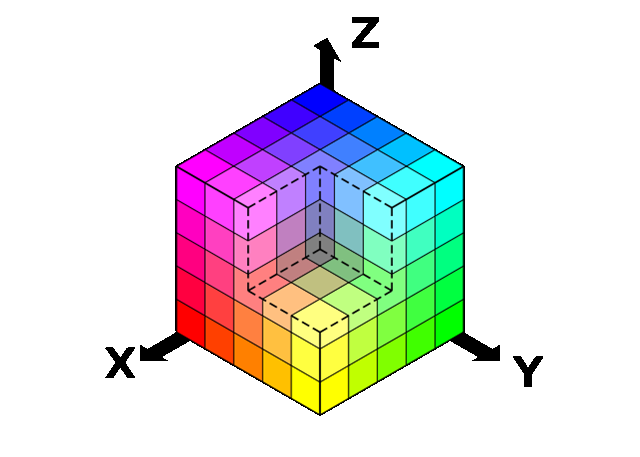
#> input picture Lite/2019_Summer/03. CV intro [17.07.2019]/less_01/img/RGB_cube.png, 640 x 457 px; the run also reads 1 picture not shown here
$ jupyter execute Lecture_1.ipynb   (shell and % lines are left out)
#> lines starting #> are read from the running program, lines starting #| are printed output that depends on the picture; after the words box and inside, x2 and y2 are one past the last pixel; in counts of white or black regions, pixels touching at a corner belong together
# Лекция №1

# Работа с растровыми изображенями
**Растровое изображение** $-$ изображение, представляющее собой сетку пикселей — цветных точек.
Важными характеристиками изображения являются: размер, глубина цвета и цветовое пространство.

Самый распространённый способ выделить объект $-$ это цвет.

**Цвет** $-$ это свойство тел отражать или испускать видимое излучение определенного спектрального состава и интенсивности.

Трихроматическая теория (сетчатка глаза имеет 3 вида рецепторов света, ответственных за цветное зрение) полагает, что достаточно всего трёх чисел, чтобы описать цвет (красный, синий, зелёный). Т.е. используя три значения **R, G, B**

Цветовые пространства бывают линейные и нелинейные.
К линейным относится **RGB**. Изучим его подробней.

[cell 1]
import cv2
import numpy as np
import matplotlib.pyplot as plt

## отображение графиков в ноутбуке

[cell 2]
## считаем изображение
img  = cv2.imread('img/RGB_cube.png')
#> img is the input picture: shape (457, 640, 3); mean B, G, R 224.5, 224.4, 224.4

[cell 3]
## посмотрим, какой тип объекта
type(img)

[cell 4]
## размерность
img.shape

[cell 5]
## преобразуем RGB в BGR для корректного отображения
## это необходимо из-за особенностей matplotlib
img_plt = cv2.cvtColor(img.copy(), cv2.COLOR_BGR2RGB)

## отобразим объект
plt.imshow(img);

## Grayscale

**Grayscale** $-$ цветовой режим изображений, которые отображаются в оттенках серого цвета, размещённые в виде таблицы в качестве эталонов яркости белого цвета.

В компьютерном представлении широко распространённая серая шкала использует на каждый пиксел изображения один байт ($8$ бит) информации. Такая шкала передаёт $256$ оттенков (градаций) серого цвета, или яркости (значение $0$ представляет чёрный цвет, а значение $255$ $-$ белый).

Преобразование цветного изображения в оттенки серого из **RGB** пересчитывают по формуле:

\begin{align}
\ Y' & = 0.2126R + 0.7152G + 0.0722B \\
\end{align}

В **OpenCV_** сменить цветовой режим изображения можно с помощью функции **cv2.cvtColor(img, code)**

* **img** $-$ исходное изображение
* **code** $-$ кодировка для смены цвета.

Все кодировки есть в [документации](https://docs.opencv.org/3.4/d8/d01/group__imgproc__color__conversions.html#ga397ae87e1288a81d2363b61574eb8cab). В рамках занятий мы рассмотрим лишь их часть.

[cell 6]
## создадим grayscale изображение с помощью openCV
gray = cv2.cvtColor(img.copy(), cv2.COLOR_RGB2GRAY)
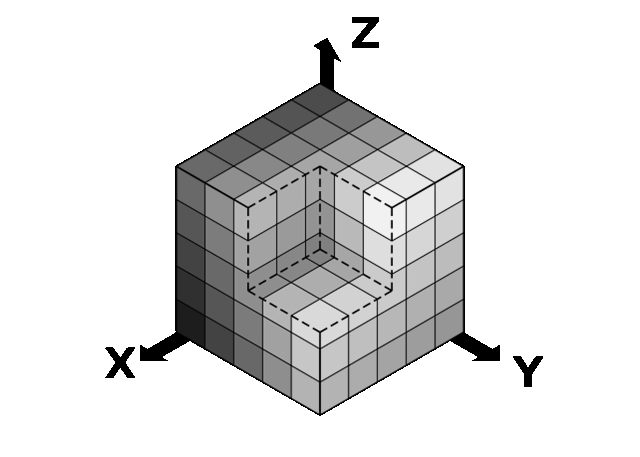
#> gray: shape (457, 640); min 0, max 255, mean 224.4

[cell 7]
## поглядим, что получили
fig, m_axs = plt.subplots(1, 2, figsize = (12, 8))
ax1, ax2 = m_axs

ax1.set_title('RGB изображение', fontsize=15)
ax1.imshow(img_plt)
ax2.set_title('Grayscale изображение', fontsize=15)
ax2.imshow(gray, cmap='gray');
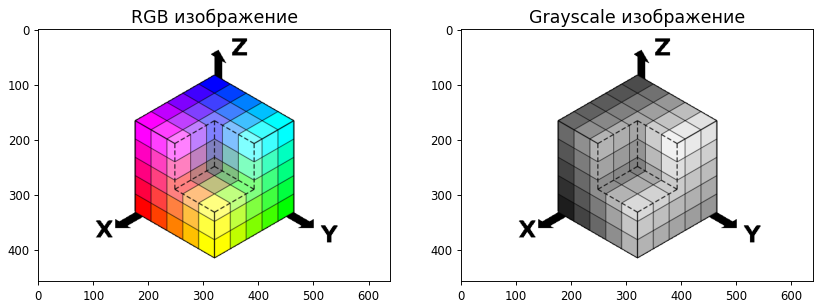
#> figure drawn by matplotlib, 2 panels

### Поиграемся с каналами
Выделим каналы изображения. Они представимы как массивы чисел, поэтому не составит труда их разделить из исходного изобрадения. Посмоторим на картинку, где есть только красный, зеленый и синий.

[cell 8]
## не забываем про особенности Python
img_data = img.copy()

## R scale
r = img_data[:,:,2]
r[r != 255] = 0
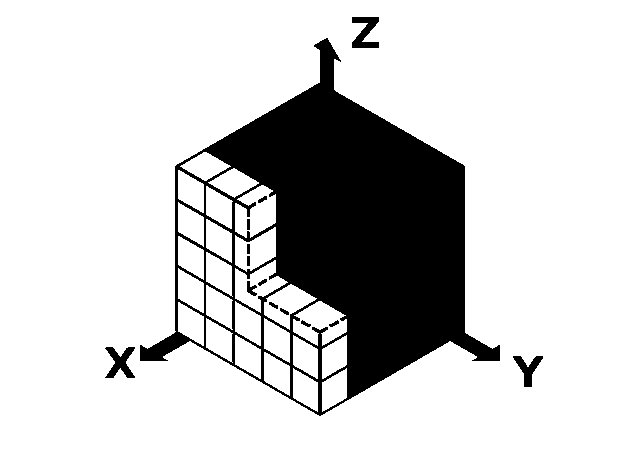
#> r: shape (457, 640); 81.5% white; 14 black regions, largest, box (x1, y1, x2, y2) and area: (140, 38, 500, 416) 52356, (352, 17, 379, 48) 494, (105, 347, 135, 378) 488
## G scale
g = img_data[:,:,1]
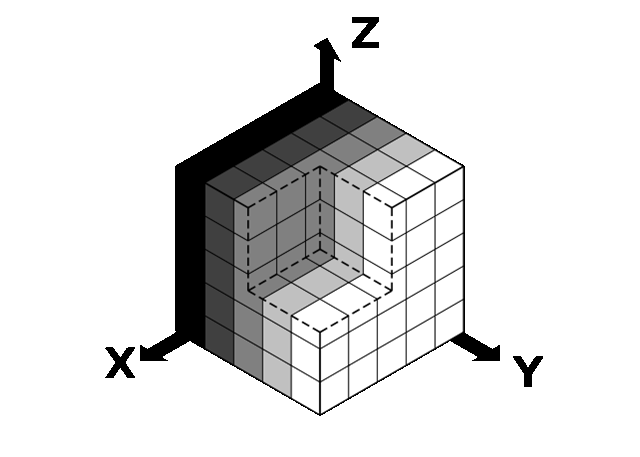
#> g: shape (457, 640); min 0, max 255, mean 224.4
g[g != 255] = 0
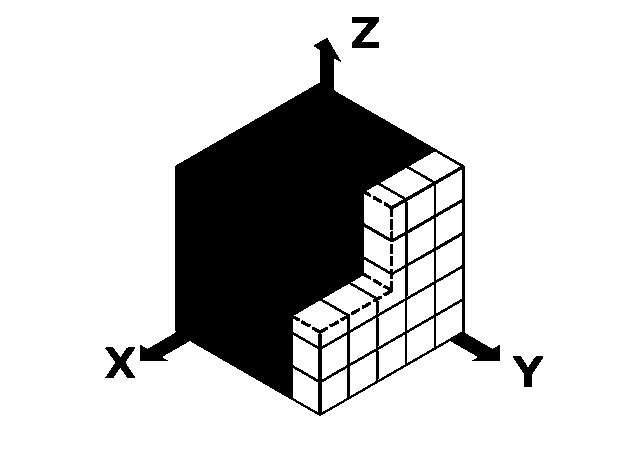
#> g: shape (457, 640); 81.5% white; 14 black regions, largest, box (x1, y1, x2, y2) and area: (140, 38, 500, 416) 52300, (352, 17, 379, 48) 494, (105, 347, 135, 378) 488
## B scale
b = img_data[:,:,0]
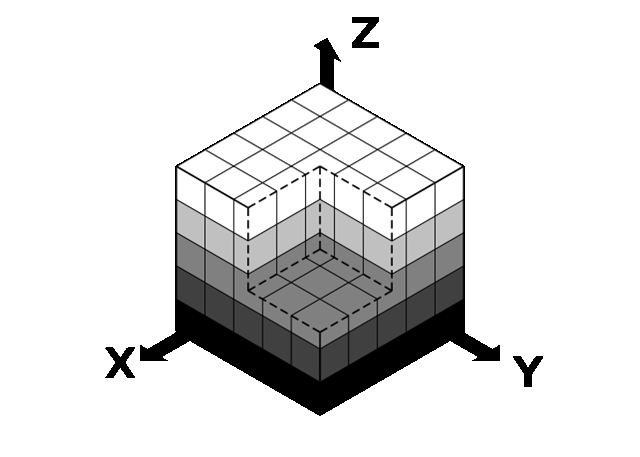
#> b: shape (457, 640); min 0, max 255, mean 224.5
b[b != 255] = 0
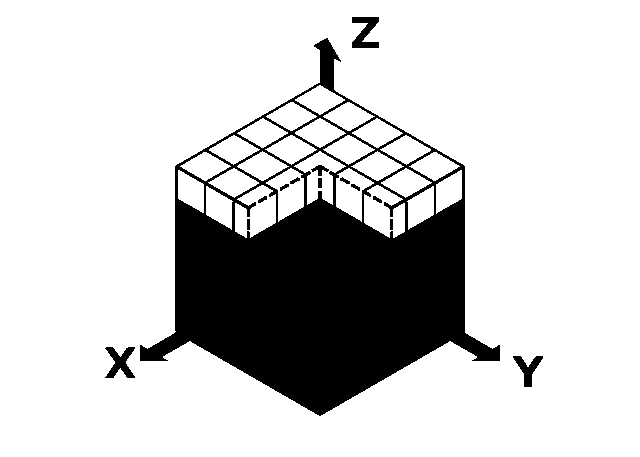
#> b: shape (457, 640); 81.5% white; 14 black regions, largest, box (x1, y1, x2, y2) and area: (140, 38, 500, 416) 52257, (352, 17, 379, 48) 494, (105, 347, 135, 378) 488

[cell 9]
## посмотрим на результат
fig, m_axs = plt.subplots(1, 4, figsize = (20, 9))
ax1, ax2, ax3, ax4 = m_axs

ax1.set_title('R канал', fontsize=15)
ax1.imshow(r, cmap='gray')
ax2.set_title('G канал', fontsize=15)
ax2.imshow(g, cmap='gray')
ax3.set_title('B канал', fontsize=15)
ax3.imshow(b, cmap='gray')
ax4.set_title('RGB', fontsize=15)
ax4.imshow(img_plt);

***Контрольные вопросы:***

1. Почему так получилось?

Давайте изменим конфигурацию каналов, чтобы посмотреть на изменения.

[cell 10]
## не забываем про особенности Python
img_data = img.copy()

## R scale
r = img_data[:,:,2]
r[r < 150] = 0
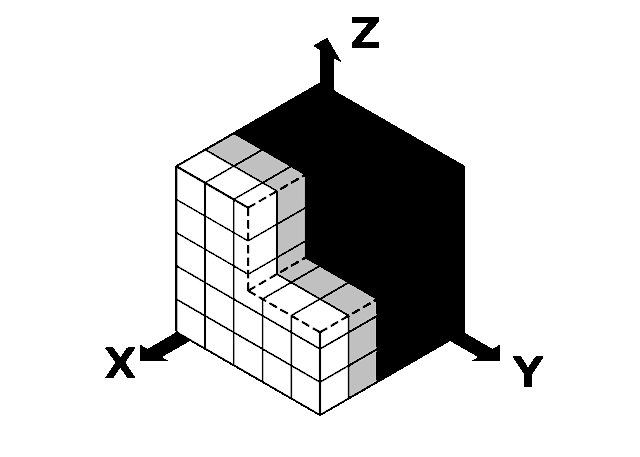
#> r: shape (457, 640); min 0, max 255, mean 215.2
## G scale
g = img_data[:,:,1]
g[g < 0] = 0
## B scale
b = img_data[:,:,0]
b[b < 0] = 0

[cell 11]
## посмотрим на результат
fig, m_axs = plt.subplots(1, 4, figsize = (20, 9))
ax1, ax2, ax3, ax4 = m_axs

ax1.set_title('R канал', fontsize=15)
ax1.imshow(r, cmap='gray')
ax2.set_title('G канал', fontsize=15)
ax2.imshow(g, cmap='gray')
ax3.set_title('B канал', fontsize=15)
ax3.imshow(b, cmap='gray')
ax4.set_title('RGB', fontsize=15)
ax4.imshow(img_plt);

### ***Контрольные вопросы:***

1. Какой вывод можно сделать из этих примеров?

2. Чем неудобна **RGB** кодировка цвета?

## Поиск по цвету

Бывают задачи, в которых отличительной особенностью предмета являтются его цветовые признаки. Рассмотрим пример:

Как мы можем в этом найти кота? Для начала мы можем оценить глазами, что цвет кота отличается от цвета окружения – он ярко рыжий и отлично виден в траве. Как мы можем выделить этот цвет в OpenCV? Для этого существует специальная функция **cv2.inRange()**, она принимает на вход изображение и диапазон цвета, который мы хотим выделить. **На выходе мы получаем черно-белое изображение**, где белым выделены пиксели, цвета которых попадали в диапазон а черным $-$ с цветом вне требуемого. Попробуем выделить на изображении кота:

[cell 12]
cat_img  = cv2.imread('img/cat.jpg')
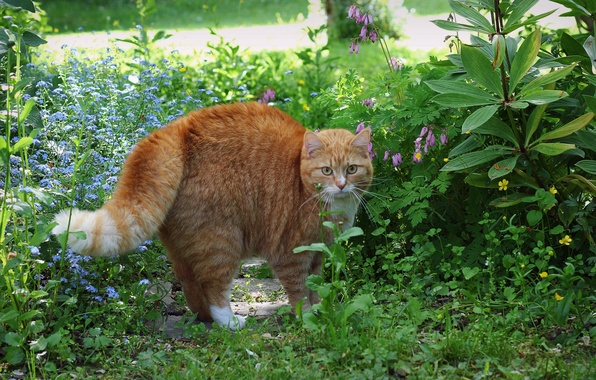
#> input picture Lite/2019_Summer/03. CV intro [17.07.2019]/less_01/img/cat.jpg, 596 x 380 px
#> cat_img is the input picture: shape (380, 596, 3); mean B, G, R 69.2, 112.2, 89.9

## значения цвета можно посмотреть в gimp или paint
pix = 256
low_red = (0.0*pix,0.11*pix,0.37*pix)
high_red = (0.35*pix,0.4*pix,0.99*pix)

"""
low_red = (17, 50, 110)
high_red = (101, 140, 180)
"""

cat_area = cv2.inRange(cat_img, low_red, high_red)
#> cat_area: shape (380, 596); 5.9% white; 445 white regions (420 under 20 px), largest, box (x1, y1, x2, y2) and area: (177, 106, 305, 255) 8390, (120, 138, 161, 205) 1478, (194, 219, 240, 253) 720

## посмотрим на результат
fig, m_axs = plt.subplots(1, 2, figsize = (12, 9))
ax1, ax2 = m_axs

ax1.set_title('Исходная картинка', fontsize=15)
cat_img_plt = cv2.cvtColor(cat_img.copy(), cv2.COLOR_RGB2BGR)
ax1.imshow(cat_img_plt, cmap='gray')
ax2.set_title('Только кот', fontsize=15)
ax2.imshow(cat_area, cmap='gray');

**Кот в RGB $-$ не кот. Выбираем цветовое пространство.**

С данным изображением мы уже можем работать, но что-то в нем не то. Кот выделен не целиком, и есть много лишних точек. На самом деле, мы научимся даже из такого получать много полезной информации, но в данный момент мы сделаем одно очень важное и правильное улучшение. Как вы могли заметить $-$ мы работаем с изображением в пространстве **RGB**. У данного пространства, кроме не очевидной для человеческого восприятия записи цвета, есть еще один недостаток в нашем случае. Чтобы его понять, рассмотрим что из себя представляет **RGB**:

Пространство представляет из себя куб с длинной стороны $256$, где любой цвет задается координатами соответствующей точки на данном кубе. Данная концепция получила широкое распространение из-за того, что в случае формирования цвета на экране устройства, такого как телефон или монитор компьютера, изображение формируется за счет точек трех цветов $-$ синего, зеленого, и красного. Теперь перейдем к нашей функции **cv2.inRange()**. Она принимает набор из двух цветов – точек на данном кубе. Что в таком случае мы будем считать за цвет, который удовлетворяет нашим критериям? Для ответа на данный вопрос нарисуем схематично тот же самый куб RGB:

На данной схеме становится понятно, что пространство между двумя заданными точками цвета также является кубом RGB. Таким образом, наша функция находит вложенный цветовой куб в полном кубе RGB. Кроме того, что это может непонятно звучать, это и работает не самым лучшим образом: представим что мы хотим найти оттенки пурпурного цвета, в таком случае мы размещаем наш вложенный куб как можно ближе к пурпурному. Но при таком размещении, мы так или иначе затрагиваем все остальные цвета, из-за того, что стороны куба параллельны основному. Как в таком случае поступить?

Мы не первые,кто сталкивается с такой задачей и такой проблемой. И одно из существующих решений $-$ переход в другое цветовое пространство. Если поставить задачей, что во главе угла у нас фиксируется оттенок цвета или соотношение между RGB, то мы приходим к следующей схеме:

В данной модели мы переходим к следующим координатам $-$ **оттенок, насыщенность и значение**. Именно в данных понятиях люди обычно описывают цвета.

Под цветовым тоном (**Hue**) имеют в виду именно цвет (длину волны).

Насыщенность (**Saturation**) характеризует близость цвета к белому (розовый ближе к белому чем красный).

Значение (**Value**) описывается всех сложнее и в модели HS ее можно описать как общую яркость точки или цвета.

Все серые цвета (лежащие на диагонали куба) при этом проецируются в центральную точку. Чтобы с помощью этой модели можно было закодировать все цвета, доступные в RGB-модели, необходимо добавить вертикальную ось яркости (или интенсивности) (I). В итоге получается:

В OpenCV диапазоны разные. S, V находятся в $[0,255]$, а H – в $[0,180]$. Обычно H находится в диапазоне $[0,360]$ (полный круг), но для того, чтобы поместиться в байте ($256$ различных значений), его значение уменьшается вдвое.

В пространстве HSV проще отделить один цвет, так как вы можете просто установить правильный диапазон для H и просто позаботиться о том, чтобы S не был слишком маленьким (он будет почти белым), а V не слишком мал (это будет темно).

Например, если вам нужны почти синие цвета, вам нужно, чтобы H находилось вокруг значения $120$ (например, в $[110,130]$), а S, V не слишком мало (скажем, в $[100, 255]$).

Белый цвет не является оттенком (радуга не имеет белого цвета в нем), но представляет собой комбинацию цвета.

В HSV вам нужно взять весь диапазон H (H в $[0, 180]$), очень малые значения S (например, S в $[0, 25]$) и очень высокие значения V (например, V в $[230, 255]$). Это в основном соответствует верхней части центральной оси конуса.

В данном конусе диапазон выбранных цветов будет представлять из себя конический слой. Его главные для нас атрибуты: он лежит по оттенку в заданных пределах, в отличии от RGB, его светлота и интенсивность также определяются просто и очевидно в описании цветового предела. Благодаря таким удобным и полезным свойствам данное цветовое пространство заслужило большую любовь как среди дизайнеров, так и особенно среди общества разработчиков компьютерного зрения.

В OpenCV данное цветовое пространство имеет обозначение **HSV**. Переведем наше изображение в него и снова найдем котейку:

[cell 13]
cat_img  = cv2.imread('../img/cat.jpg')
cat_img_hsv = cv2.cvtColor(cat_img.copy(), cv2.COLOR_RGB2HSV)
#> cat_img_hsv: shape (380, 596, 3); mean H, S, V 74.8, 126.1, 117.9

hsv_low = (100, 50, 50)
hsv_high = (110, 250, 255)

cat_area = cv2.inRange(cat_img_hsv, hsv_low, hsv_high)
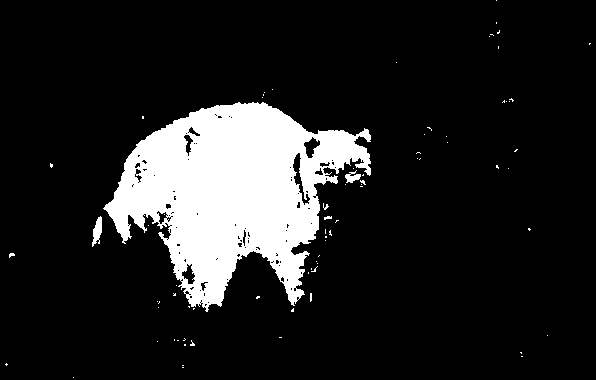
#> cat_area: shape (380, 596); 13.5% white; 78 white regions (73 under 20 px), largest, box (x1, y1, x2, y2) and area: (103, 102, 371, 312) 29883, (92, 216, 102, 247) 182, (345, 170, 361, 183) 111, (324, 216, 332, 220) 22, (323, 203, 329, 210) 20


## посмотрим на результат
fig, m_axs = plt.subplots(1, 2, figsize = (12, 9))
ax1, ax2 = m_axs

ax1.set_title('Исходная картинка', fontsize=15)
cat_img_plt = cv2.cvtColor(cat_img.copy(), cv2.COLOR_RGB2BGR)
ax1.imshow(cat_img_plt, cmap='gray')
ax2.set_title('Только кот', fontsize=15)
ax2.imshow(cat_area, cmap='gray');
#> (the rest of the program and of its run is left out)
